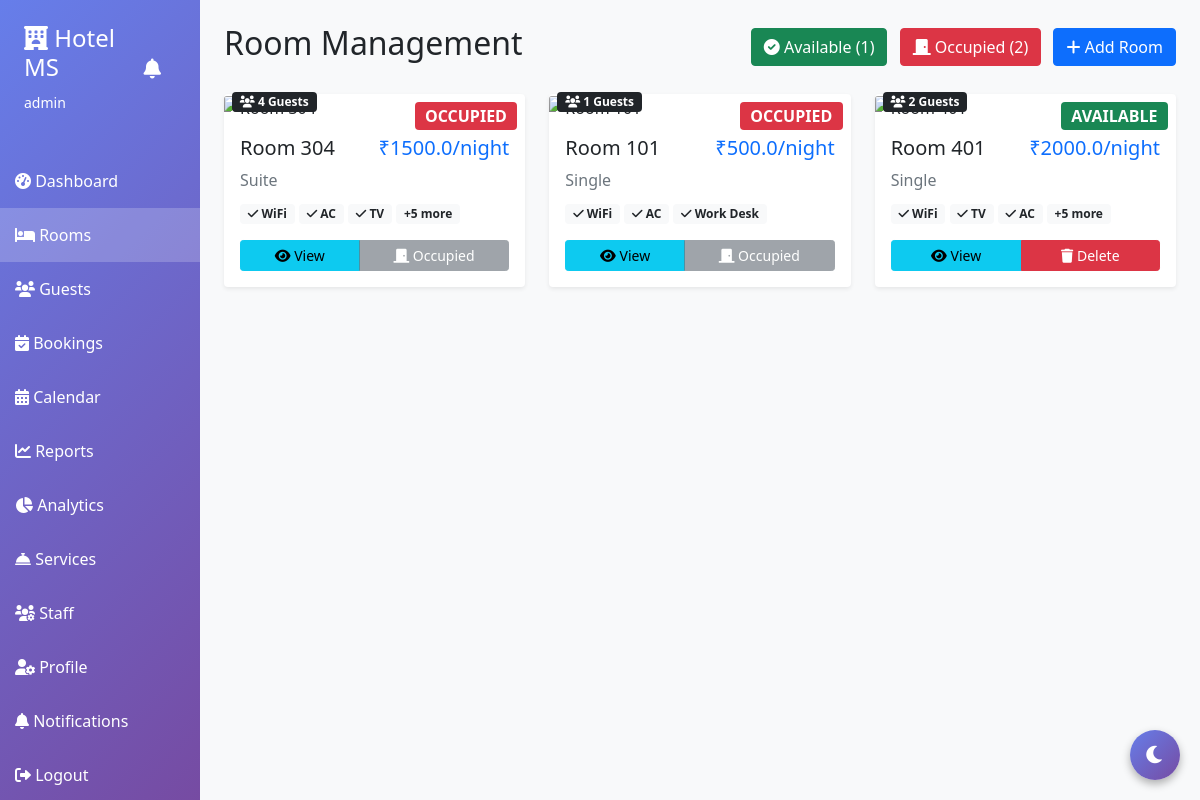
The app's page /rooms (signed in), older data.
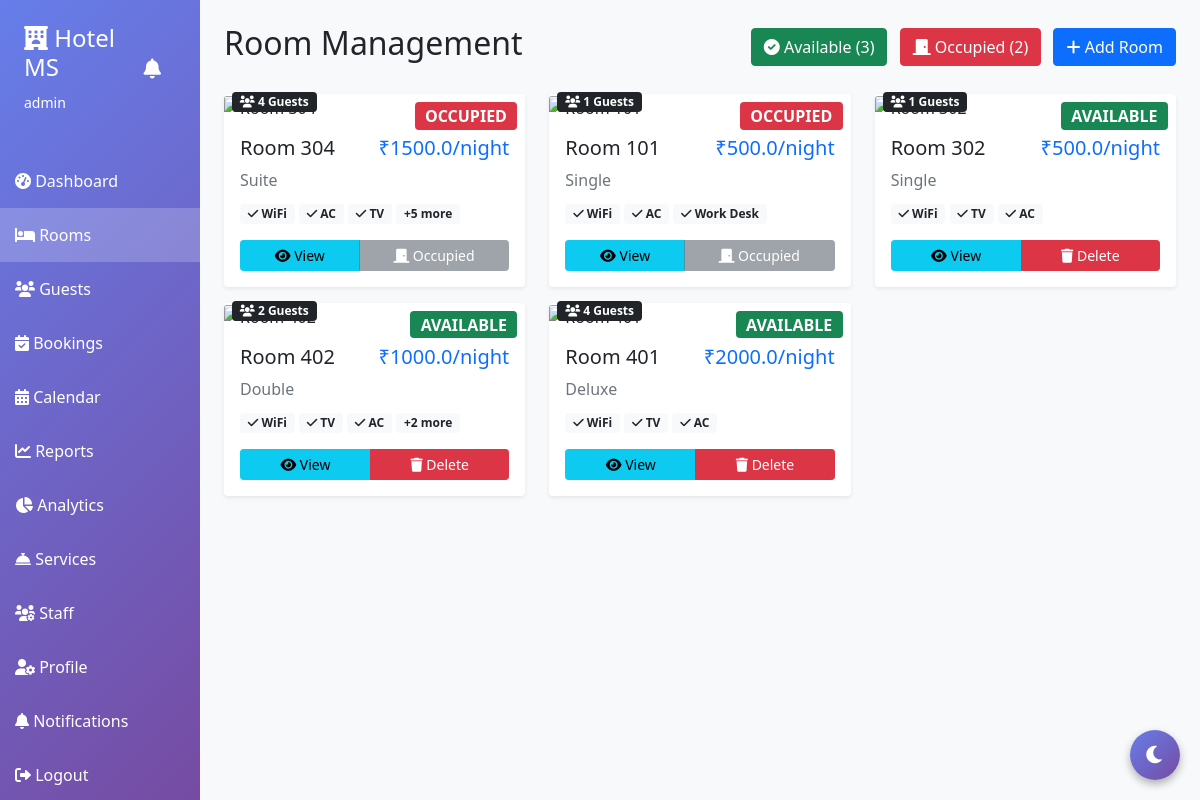
The same page, newer data.
### server.py (models this page shows)
class User(UserMixin, db.Model):
    id = db.Column(db.Integer, primary_key=True)
    username = db.Column(db.String(80), unique=True, nullable=False)
    password = db.Column(db.String(200), nullable=False)
    role = db.Column(db.String(20), default='staff')
    guest_id = db.Column(db.Integer, db.ForeignKey('guest.id'), nullable=True)

class Room(db.Model):
    id = db.Column(db.Integer, primary_key=True)
    room_number = db.Column(db.String(10), unique=True, nullable=False)
    room_type = db.Column(db.String(50), nullable=False)
    price = db.Column(db.Float, nullable=False)
    status = db.Column(db.String(20), default='available')
    description = db.Column(db.Text)
    image_url = db.Column(db.String(500), default='https://images.unsplash.com/photo-1611892440504-42a792e24d32?w=500')
    amenities = db.Column(db.String(500))  # Comma-separated: "WiFi,AC,TV"
    capacity = db.Column(db.Integer, default=2)
    bookings = db.relationship('Booking', backref='room', lazy=True)
    reviews = db.relationship('Review', backref='room', lazy=True)

### server.py (the view)
@app.route('/rooms')
@login_required
def rooms():
    if current_user.role == 'guest':
        return redirect(url_for('guest_dashboard'))
    all_rooms = Room.query.all()
    return render_template('rooms.html', rooms=all_rooms)

### server.py (called while the page is built)
@login_manager.user_loader
def load_user(user_id):
    return User.query.get(int(user_id))

### templates/rooms.html (shortened to what this page needs)
{% extends "base.html" %}
{% block content %}
<div class="d-flex justify-content-between align-items-center mb-4">
    <h2>Room Management</h2>
    <div>
        <button class="btn btn-success me-2" onclick="filterRooms('available')">
            <i class="fas fa-check-circle"></i> Available ({{ rooms|selectattr('status', 'equalto', 'available')|list|length }})
        </button>
        <button class="btn btn-danger me-2" onclick="filterRooms('occupied')">
            <i class="fas fa-door-closed"></i> Occupied ({{ rooms|selectattr('status', 'equalto', 'occupied')|list|length }})
        </button>
        <button class="btn btn-primary" data-bs-toggle="modal" data-bs-target="#addRoomModal">
            <i class="fas fa-plus"></i> Add Room
        </button>
    </div>
</div>
<div class="row" id="roomsContainer">
    {% for room in rooms %}
    <div class="col-md-4 mb-3 room-card" data-status="{{ room.status }}">
        <div class="card h-100 {% if room.status == 'occupied' %}border-danger{% else %}border-success{% endif %}">
            <div class="position-relative">
                <div class="position-absolute top-0 end-0 m-2">
                    <span class="badge bg-{{ 'success' if room.status == 'available' else 'danger' }} fs-6">
                        {{ room.status|upper }}
                    </span>
                </div>
                <div class="position-absolute bottom-0 start-0 m-2">
                    <span class="badge bg-dark">
                        <i class="fas fa-users"></i> {{ room.capacity }} Guests
                    </span>
                </div>
            </div>
            <div class="card-body">
                <div class="d-flex justify-content-between align-items-center mb-2">
                    <h5 class="card-title mb-0">Room {{ room.room_number }}</h5>
                    <h5 class="text-primary mb-0">₹{{ room.price }}/night</h5>
                </div>
                <p class="text-muted mb-2">{{ room.room_type }}</p>
                {% if room.amenities %}
                <div class="mb-2">
                    {% for amenity in room.amenities.split(',')[:3] %}
                    <span class="badge bg-light text-dark">
                        <i class="fas fa-check"></i> {{ amenity.strip() }}
                    </span>
                    {% endfor %}
                    {% if room.amenities.split(',')|length > 3 %}
                    <span class="badge bg-light text-dark">+{{ room.amenities.split(',')|length - 3 }} more</span>
                    {% endif %}
                </div>
                {% endif %}
                {% set room_reviews = room.reviews %}
                <div class="btn-group w-100 mt-2" role="group">
                    <a href="{{ url_for('room_details', room_id=room.id) }}" class="btn btn-sm btn-info">
                        <i class="fas fa-eye"></i> View
                    </a>
                    {% if room.status == 'available' %}
                    <a href="{{ url_for('delete_room', room_id=room.id) }}"
                       class="btn btn-sm btn-danger"
                       onclick="return confirm('Delete this room?')">
                       <i class="fas fa-trash"></i> Delete
                    </a>
                    {% else %}
                    <button class="btn btn-sm btn-secondary" disabled>
                        <i class="fas fa-door-closed"></i> Occupied
                    </button>
                    {% endif %}
                </div>
            </div>
        </div>
    </div>
    {% endfor %}
</div>
{% endblock %}

### templates/base.html (shortened to what this page needs)
<!DOCTYPE html>
<html lang="en">
<head>
    <link href="https://cdn.jsdelivr.net/npm/bootstrap@5.1.3/dist/css/bootstrap.min.css" rel="stylesheet">
    <link rel="stylesheet" href="https://cdnjs.cloudflare.com/ajax/libs/font-awesome/6.0.0/css/all.min.css">
</head>
<body>
    {% if current_user.is_authenticated %}
    <div class="container-fluid">
        <div class="row">
            <div class="col-md-2 sidebar p-0">
                <div class="p-4 text-white">
                    <div class="d-flex justify-content-between align-items-center mb-3">
                        <div>
                            <h4><i class="fas fa-hotel"></i> Hotel MS</h4>
                            <small>{{ current_user.username }}</small>
                        </div>
                        <div>
                            <a href="{{ url_for('notifications') }}" class="text-white position-relative"
                                title="Notifications">
                                <i class="fas fa-bell fa-lg"></i>
                            </a>
                        </div>
                    </div>
                </div>
                <nav>
                    {% if current_user.role == 'guest' %}
                    <a href="{{ url_for('guest_dashboard') }}"
                        class="{% if request.endpoint == 'guest_dashboard' %}active{% endif %}">
                        <i class="fas fa-tachometer-alt"></i> My Dashboard
                    </a>
                    <a href="{{ url_for('guest_book_room') }}"
                        class="{% if request.endpoint == 'guest_book_room' %}active{% endif %}">
                        <i class="fas fa-bed"></i> Book a Room
                    </a>
                    <a href="{{ url_for('profile') }}" class="{% if request.endpoint == 'profile' %}active{% endif %}">
                        <i class="fas fa-user"></i> My Profile
                    </a>
                    <a href="{{ url_for('notifications') }}"
                        class="{% if request.endpoint == 'notifications' %}active{% endif %}">
                        <i class="fas fa-bell"></i> Notifications
                    </a>
                    <a href="{{ url_for('logout') }}">
                        <i class="fas fa-sign-out-alt"></i> Logout
                    </a>
                    {% else %}
                    <a href="{{ url_for('dashboard') }}"
                        class="{% if request.endpoint == 'dashboard' %}active{% endif %}">
                        <i class="fas fa-tachometer-alt"></i> Dashboard
                    </a>
                    <a href="{{ url_for('rooms') }}" class="{% if request.endpoint == 'rooms' %}active{% endif %}">
                        <i class="fas fa-bed"></i> Rooms
                    </a>
                    <a href="{{ url_for('guests') }}" class="{% if request.endpoint == 'guests' %}active{% endif %}">
                        <i class="fas fa-users"></i> Guests
                    </a>
                    <a href="{{ url_for('bookings') }}"
                        class="{% if request.endpoint == 'bookings' %}active{% endif %}">
                        <i class="fas fa-calendar-check"></i> Bookings
                    </a>
                    <a href="{{ url_for('calendar') }}"
                        class="{% if request.endpoint == 'calendar' %}active{% endif %}">
                        <i class="fas fa-calendar-alt"></i> Calendar
                    </a>
                    <a href="{{ url_for('reports') }}" class="{% if request.endpoint == 'reports' %}active{% endif %}">
                        <i class="fas fa-chart-line"></i> Reports
                    </a>
                    <a href="{{ url_for('analytics') }}"
                        class="{% if request.endpoint == 'analytics' %}active{% endif %}">
                        <i class="fas fa-chart-pie"></i> Analytics
                    </a>
                    <a href="{{ url_for('services') }}"
                        class="{% if request.endpoint == 'services' %}active{% endif %}">
                        <i class="fas fa-concierge-bell"></i> Services
                    </a>
                    <a href="{{ url_for('staff') }}" class="{% if request.endpoint == 'staff' %}active{% endif %}">
                        <i class="fas fa-users-cog"></i> Staff
                    </a>
                    <a href="{{ url_for('profile') }}" class="{% if request.endpoint == 'profile' %}active{% endif %}">
                        <i class="fas fa-user-cog"></i> Profile
                    </a>
                    <a href="{{ url_for('notifications') }}"
                        class="{% if request.endpoint == 'notifications' %}active{% endif %}">
                        <i class="fas fa-bell"></i> Notifications
                    </a>
                    <a href="{{ url_for('logout') }}">
                        <i class="fas fa-sign-out-alt"></i> Logout
                    </a>
                    {% endif %}
                </nav>
            </div>
            <div class="col-md-10 p-4">
                {% block content %}{% endblock %}
            </div>
        </div>
    </div>
    {% else %}
    {% block login_content %}{% endblock %}
    {% endif %}
    <button class="dark-mode-toggle" onclick="toggleDarkMode()" title="Toggle Dark Mode">
        <i class="fas fa-moon" id="darkModeIcon"></i>
    </button>
</body>
</html>

### templates/base.html (style rules this page uses)
body { background-color: #f8f9fa; transition: all 0.3s; }
.sidebar { min-height: 100vh; background: linear-gradient(135deg, #667eea 0%, #764ba2 100%); }
.sidebar a { color: white; text-decoration: none; padding: 15px; display: block; transition: 0.3s; }
.sidebar a.active { background-color: rgba(255, 255, 255, 0.2); }
.card { box-shadow: 0 0.125rem 0.25rem rgba(0, 0, 0, 0.075); border: none; transition: all 0.3s; }
.dark-mode-toggle { position: fixed; bottom: 20px; right: 20px; width: 50px; height: 50px; border-radius: 50%; background: linear-gradient(135deg, #667eea 0%, #764ba2 100%); border: none; color: white; font-size: 20px; cursor: pointer; box-shadow: 0 4px 8px rgba(0, 0, 0, 0.3); z-index: 1000; transition: all 0.3s; }

Row changes from the older to the newer data that the page shows:
removed Room: status "AVAILABLE", capacity "2", room_number "401", price "2000.0", room_type "Single", strip "WiFi" "TV" "AC", amenities.split|length "5"
added Room: status "AVAILABLE", capacity "1", room_number "302", price "500.0", room_type "Single", amenities "WiFi, TV, AC" (drawn), strip "WiFi" "TV" "AC"
added Room: status "AVAILABLE", capacity "2", room_number "402", price "1000.0", room_type "Double", strip "WiFi" "TV" "AC", amenities.split|length "2"
added Room: status "AVAILABLE", capacity "4", room_number "401", price "2000.0", room_type "Deluxe", amenities "WiFi, TV, AC" (drawn), strip "WiFi" "TV" "AC"
Text that changed along with them:
{{ rooms|selectattr('status', 'equalto', 'available')|list|length }}: "1" → "3"
